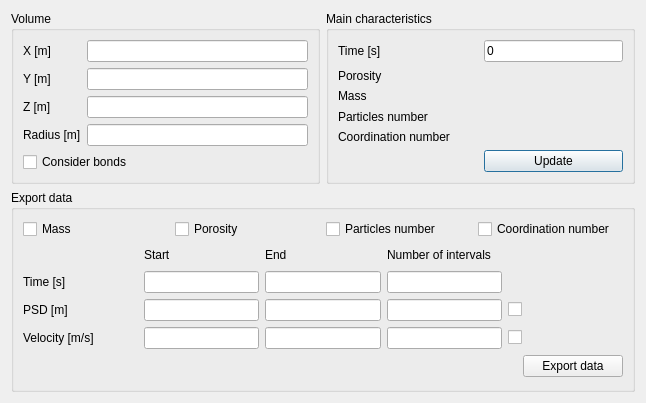
<?xml version="1.0" encoding="UTF-8"?>
<ui version="4.0">
 <class>sampleAnalyzerTab</class>
 <widget class="QDialog" name="sampleAnalyzerTab">
  <property name="geometry">
   <rect>
    <x>0</x>
    <y>0</y>
    <width>646</width>
    <height>403</height>
   </rect>
  </property>
  <property name="windowTitle">
   <string>Sample analyzer</string>
  </property>
  <property name="windowIcon">
   <iconset resource="../../MUSEN/QT_GUI/qt_gui.qrc">
    <normaloff>:/QT_GUI/Resources/MUSEN_Ico.png</normaloff>:/QT_GUI/Resources/MUSEN_Ico.png</iconset>
  </property>
  <layout class="QVBoxLayout" name="verticalLayout">
   <item>
    <layout class="QHBoxLayout" name="horizontalLayout_4">
     <item>
      <widget class="QGroupBox" name="groupBox1">
       <property name="title">
        <string>Volume</string>
       </property>
       <layout class="QGridLayout" name="gridLayout_3">
        <item row="0" column="0">
         <layout class="QGridLayout" name="layout1">
          <item row="3" column="0">
           <widget class="QLabel" name="radiusLabel">
            <property name="text">
             <string>Radius [m]</string>
            </property>
           </widget>
          </item>
          <item row="2" column="0">
           <widget class="QLabel" name="zLabel">
            <property name="text">
             <string>Z [m]</string>
            </property>
           </widget>
          </item>
          <item row="0" column="1">
           <widget class="QLineEdit" name="xCoord">
            <property name="toolTip">
             <string>Center of sampling volume </string>
            </property>
           </widget>
          </item>
          <item row="1" column="1">
           <widget class="QLineEdit" name="yCoord">
            <property name="toolTip">
             <string>Center of sampling volume </string>
            </property>
           </widget>
          </item>
          <item row="1" column="0">
           <widget class="QLabel" name="yLabel">
            <property name="text">
             <string>Y [m]</string>
            </property>
           </widget>
          </item>
          <item row="0" column="0">
           <widget class="QLabel" name="xLabel">
            <property name="text">
             <string>X [m]</string>
            </property>
           </widget>
          </item>
          <item row="2" column="1">
           <widget class="QLineEdit" name="zCoord">
            <property name="toolTip">
             <string>Center of sampling volume </string>
            </property>
           </widget>
          </item>
          <item row="3" column="1">
           <widget class="QLineEdit" name="radius">
            <property name="toolTip">
             <string>Radius of sampling volume</string>
            </property>
           </widget>
          </item>
         </layout>
        </item>
        <item row="1" column="0">
         <widget class="QCheckBox" name="considerBonds">
          <property name="toolTip">
           <string>Only by volume calculation bonds volume can be considered</string>
          </property>
          <property name="text">
           <string>Consider bonds</string>
          </property>
         </widget>
        </item>
       </layout>
      </widget>
     </item>
     <item>
      <widget class="QGroupBox" name="groupBox2">
       <property name="title">
        <string>Main characteristics</string>
       </property>
       <layout class="QGridLayout" name="gridLayout">
        <item row="0" column="0">
         <layout class="QGridLayout" name="layout2">
          <item row="2" column="1">
           <widget class="QLabel" name="massInRegion">
            <property name="toolTip">
             <string>Total mass of all particles in the sampling volume</string>
            </property>
            <property name="text">
             <string/>
            </property>
           </widget>
          </item>
          <item row="3" column="1">
           <widget class="QLabel" name="particlesInRegion">
            <property name="toolTip">
             <string>Total particles number</string>
            </property>
            <property name="text">
             <string/>
            </property>
           </widget>
          </item>
          <item row="4" column="1">
           <widget class="QLabel" name="coordinationNumber">
            <property name="toolTip">
             <string>Coordination number (overlap between particles + interparticle bonds)</string>
            </property>
            <property name="text">
             <string/>
            </property>
           </widget>
          </item>
          <item row="5" column="0">
           <spacer name="horizontalSpacer_3">
            <property name="orientation">
             <enum>Qt::Horizontal</enum>
            </property>
            <property name="sizeHint" stdset="0">
             <size>
              <width>40</width>
              <height>20</height>
             </size>
            </property>
           </spacer>
          </item>
          <item row="0" column="0">
           <widget class="QLabel" name="label_24">
            <property name="text">
             <string>Time [s]</string>
            </property>
           </widget>
          </item>
          <item row="1" column="0">
           <widget class="QLabel" name="label_5">
            <property name="text">
             <string>Porosity</string>
            </property>
           </widget>
          </item>
          <item row="2" column="0">
           <widget class="QLabel" name="massLabel">
            <property name="text">
             <string>Mass</string>
            </property>
           </widget>
          </item>
          <item row="5" column="1">
           <widget class="QPushButton" name="updateMainData">
            <property name="toolTip">
             <string>Update main characteristics</string>
            </property>
            <property name="text">
             <string>Update</string>
            </property>
           </widget>
          </item>
          <item row="3" column="0">
           <widget class="QLabel" name="label_22">
            <property name="text">
             <string>Particles number</string>
            </property>
           </widget>
          </item>
          <item row="1" column="1">
           <widget class="QLabel" name="porosityInRegion">
            <property name="toolTip">
             <string>Porosity in the sampling volume</string>
            </property>
            <property name="text">
             <string/>
            </property>
           </widget>
          </item>
          <item row="4" column="0">
           <widget class="QLabel" name="label_6">
            <property name="toolTip">
             <string>Coordination number (overlap between particles + interparticle bonds)</string>
            </property>
            <property name="text">
             <string>Coordination number</string>
            </property>
           </widget>
          </item>
          <item row="0" column="1">
           <widget class="QLineEdit" name="currentTime">
            <property name="text">
             <string>0</string>
            </property>
           </widget>
          </item>
         </layout>
        </item>
       </layout>
      </widget>
     </item>
    </layout>
   </item>
   <item>
    <widget class="QGroupBox" name="groupBox3">
     <property name="title">
      <string>Export data</string>
     </property>
     <layout class="QVBoxLayout" name="verticalLayout_2">
      <item>
       <layout class="QHBoxLayout" name="horizontalLayout">
        <item>
         <widget class="QCheckBox" name="exportMass">
          <property name="toolTip">
           <string>Export mass [kg]</string>
          </property>
          <property name="text">
           <string>Mass</string>
          </property>
         </widget>
        </item>
        <item>
         <widget class="QCheckBox" name="exportPorosity">
          <property name="toolTip">
           <string>Export porosity</string>
          </property>
          <property name="text">
           <string>Porosity</string>
          </property>
         </widget>
        </item>
        <item>
         <widget class="QCheckBox" name="exportParticlesNumber">
          <property name="toolTip">
           <string>Export particles number</string>
          </property>
          <property name="text">
           <string>Particles number</string>
          </property>
         </widget>
        </item>
        <item>
         <widget class="QCheckBox" name="exportCoordNumber">
          <property name="toolTip">
           <string>Export coordination number</string>
          </property>
          <property name="text">
           <string>Coordination number</string>
          </property>
         </widget>
        </item>
       </layout>
      </item>
      <item>
       <layout class="QGridLayout" name="gridLayout_2">
        <item row="0" column="3">
         <widget class="QLabel" name="label_11">
          <property name="text">
           <string>Number of intervals</string>
          </property>
         </widget>
        </item>
        <item row="1" column="1">
         <widget class="QLineEdit" name="timeStart">
          <property name="toolTip">
           <string>Start time point for data generation [s]</string>
          </property>
         </widget>
        </item>
        <item row="1" column="2">
         <widget class="QLineEdit" name="timeEnd">
          <property name="toolTip">
           <string>End time point for data generation</string>
          </property>
         </widget>
        </item>
        <item row="1" column="3">
         <widget class="QLineEdit" name="timeIntervalsNumber">
          <property name="toolTip">
           <string>Number of time intervals</string>
          </property>
         </widget>
        </item>
        <item row="1" column="4">
         <spacer name="horizontalSpacer">
          <property name="orientation">
           <enum>Qt::Horizontal</enum>
          </property>
          <property name="sizeHint" stdset="0">
           <size>
            <width>40</width>
            <height>20</height>
           </size>
          </property>
         </spacer>
        </item>
        <item row="1" column="0">
         <widget class="QLabel" name="label_12">
          <property name="text">
           <string>Time [s]</string>
          </property>
         </widget>
        </item>
        <item row="0" column="0">
         <spacer name="horizontalSpacer_2">
          <property name="orientation">
           <enum>Qt::Horizontal</enum>
          </property>
          <property name="sizeHint" stdset="0">
           <size>
            <width>40</width>
            <height>20</height>
           </size>
          </property>
         </spacer>
        </item>
        <item row="0" column="2">
         <widget class="QLabel" name="label_10">
          <property name="text">
           <string>End</string>
          </property>
         </widget>
        </item>
        <item row="0" column="1">
         <widget class="QLabel" name="label_9">
          <property name="text">
           <string>Start</string>
          </property>
         </widget>
        </item>
        <item row="3" column="1">
         <widget class="QLineEdit" name="velStart">
          <property name="toolTip">
           <string>Smallest export velocity [m/s]</string>
          </property>
         </widget>
        </item>
        <item row="2" column="1">
         <widget class="QLineEdit" name="psdStart">
          <property name="toolTip">
           <string>Smallest particle diameter [m]</string>
          </property>
         </widget>
        </item>
        <item row="2" column="4">
         <widget class="QCheckBox" name="exportPSD">
          <property name="toolTip">
           <string>Export size distribution</string>
          </property>
          <property name="text">
           <string/>
          </property>
         </widget>
        </item>
        <item row="3" column="4">
         <widget class="QCheckBox" name="exportVel">
          <property name="toolTip">
           <string>Export velocity distribution</string>
          </property>
          <property name="text">
           <string/>
          </property>
         </widget>
        </item>
        <item row="3" column="0">
         <widget class="QLabel" name="velocityLabel">
          <property name="text">
           <string>Velocity [m/s]</string>
          </property>
         </widget>
        </item>
        <item row="2" column="0">
         <widget class="QLabel" name="psdLabel">
          <property name="text">
           <string>PSD [m]</string>
          </property>
         </widget>
        </item>
        <item row="2" column="2">
         <widget class="QLineEdit" name="psdEnd">
          <property name="toolTip">
           <string>Largest particle diameter [m]</string>
          </property>
         </widget>
        </item>
        <item row="3" column="2">
         <widget class="QLineEdit" name="velEnd">
          <property name="toolTip">
           <string>Largest particle velocity [m/s]</string>
          </property>
         </widget>
        </item>
        <item row="3" column="3">
         <widget class="QLineEdit" name="velIntervalsNumber">
          <property name="toolTip">
           <string>Number of intervals for export of velocity distribution</string>
          </property>
         </widget>
        </item>
        <item row="2" column="3">
         <widget class="QLineEdit" name="psdIntervalsNumber">
          <property name="toolTip">
           <string>Number of size intervals</string>
          </property>
         </widget>
        </item>
       </layout>
      </item>
      <item>
       <layout class="QHBoxLayout" name="horizontalLayout_3">
        <item>
         <widget class="QLabel" name="statusMessage">
          <property name="text">
           <string/>
          </property>
         </widget>
        </item>
        <item>
         <widget class="QPushButton" name="exportData">
          <property name="maximumSize">
           <size>
            <width>100</width>
            <height>16777215</height>
           </size>
          </property>
          <property name="text">
           <string>Export data</string>
          </property>
         </widget>
        </item>
       </layout>
      </item>
      <item>
       <spacer name="verticalSpacer">
        <property name="orientation">
         <enum>Qt::Vertical</enum>
        </property>
        <property name="sizeHint" stdset="0">
         <size>
          <width>20</width>
          <height>40</height>
         </size>
        </property>
       </spacer>
      </item>
     </layout>
    </widget>
   </item>
  </layout>
 </widget>
 <resources>
  <include location="../../MUSEN/QT_GUI/qt_gui.qrc"/>
 </resources>
 <connections/>
</ui>
